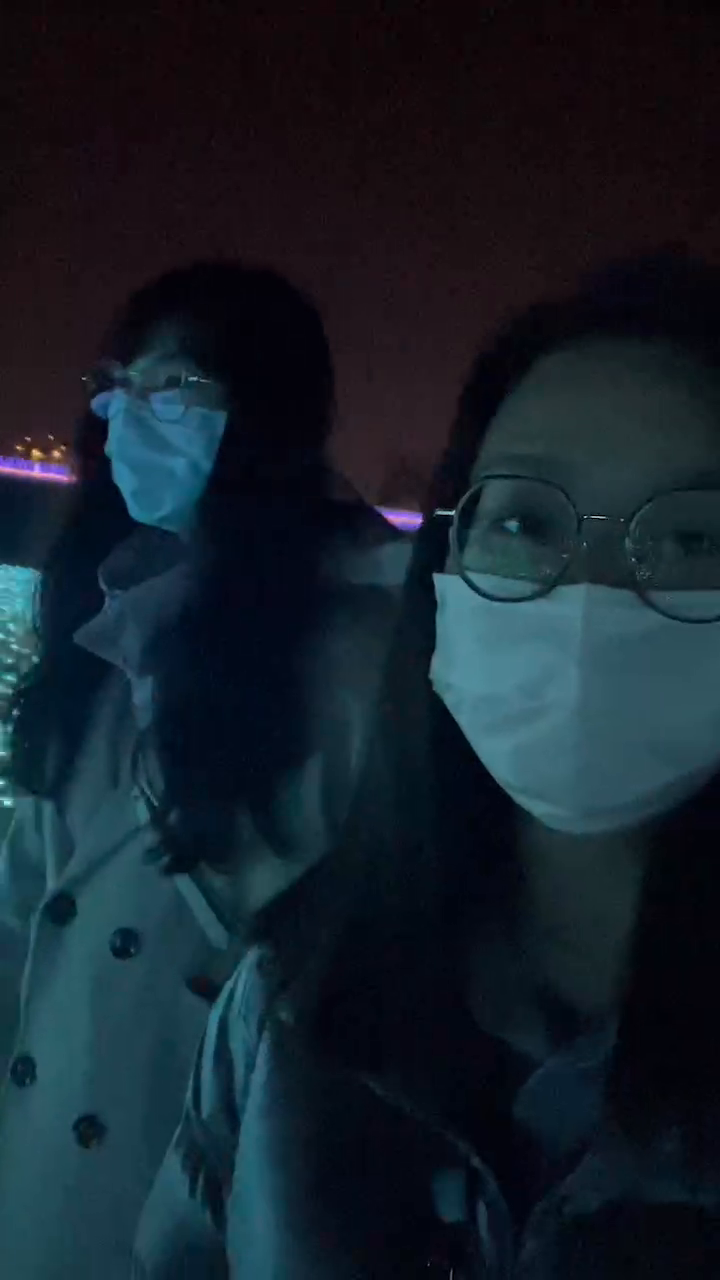
#> input picture frame 37 of Test.mp4, 720 x 1280 px, given in place of the camera
$ python Camera_main.py
#> lines starting #> are read from the running program, lines starting #| are printed output that depends on the picture; after the words box and inside, x2 and y2 are one past the last pixel; in counts of white or black regions, pixels touching at a corner belong together
import cv2
import numpy as np
import datetime

# 開啟網路攝影機
cap = cv2.VideoCapture(1)

# 編碼方式：XVID
fourcc = cv2.VideoWriter_fourcc(*'XVID')
w = int(cap.get(cv2.CAP_PROP_FRAME_WIDTH))
h = int(cap.get(cv2.CAP_PROP_FRAME_HEIGHT))
# 輸出影像 = （格式, 來源, FPS, 影像長寬）
out = cv2.VideoWriter('output.mp4', fourcc, 20.0, (w,h))

# [11 lines of commented-out code are left out]
ret, frame = cap.read()
#> frame is the input picture: shape (1280, 720, 3); mean B, G, R 42.2, 32.6, 21.1
avg = cv2.blur(frame, (4, 4))
avg_float = np.float32(avg)

while(cap.isOpened()):
  # 讀取一幅影格
  ret, frame = cap.read()
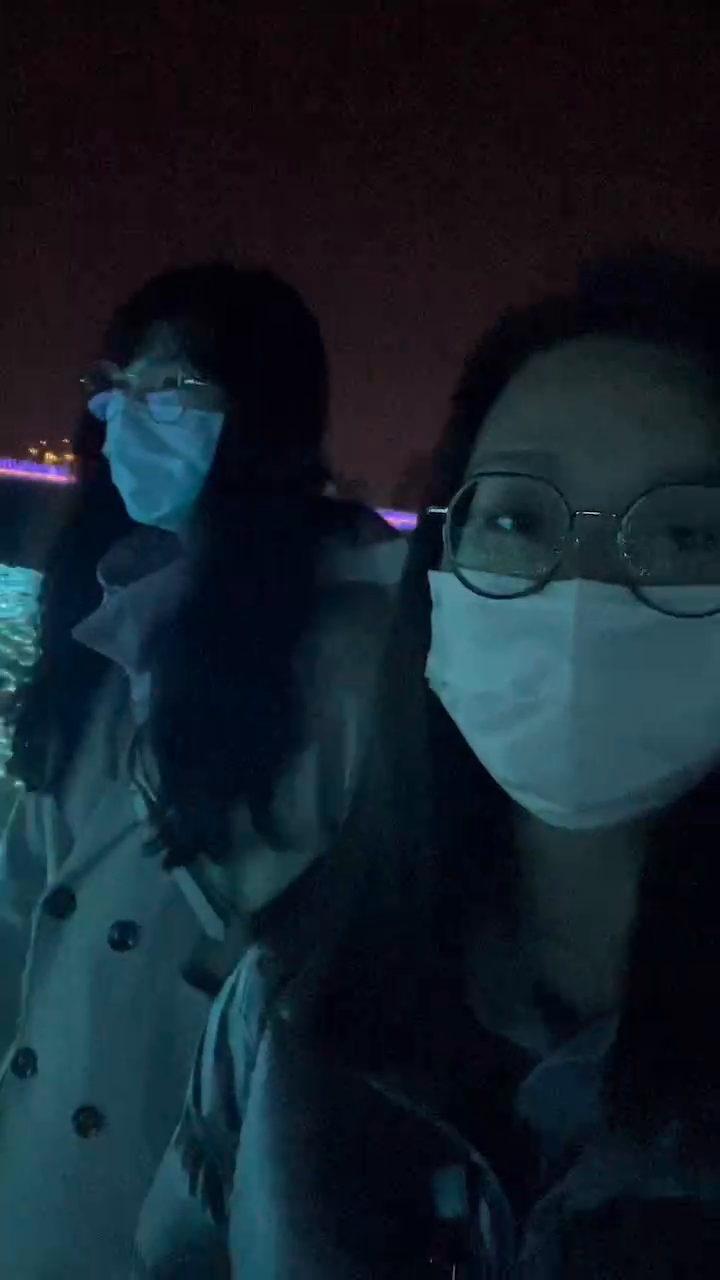
#> input picture frame 38 of Test.mp4, 720 x 1280 px, given in place of the camera
#> frame is the input picture: shape (1280, 720, 3); mean B, G, R 41.7, 32.3, 20.5

  # 若讀取至影片結尾，則跳出
  if ret == False:
    break

  # 顯示當前時間，視窗解析度
  font = cv2.FONT_HERSHEY_SIMPLEX
  text = 'Width ' + str(cap.get(3)) + '  ' +'Height ' + str(cap.get(4))
  date = str(datetime.datetime.now())
  frame = cv2.putText(frame, text, (10, 50), font, 1,
                      (0, 255, 255), 2, cv2.LINE_AA)
  frame = cv2.putText(frame, date, (10, 100), font, 1,
                      (0, 255, 255), 2, cv2.LINE_AA)

  # 模糊處理
  blur = cv2.blur(frame, (4, 4))

  # 計算目前影格與平均影像的差異值
  different = cv2.absdiff(avg, blur)
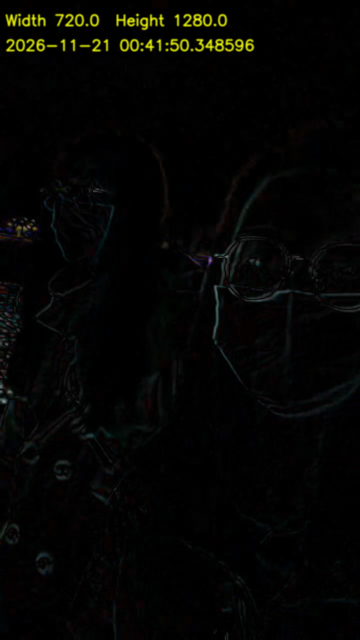
#> different: shape (1280, 720, 3) (shown at 1/2 size); mean B, G, R 2.9, 4.6, 4.5

  # 將圖片轉為灰階
  gray = cv2.cvtColor(different, cv2.COLOR_BGR2GRAY)

  # 篩選出變動程度大於門檻值的區域
  # 影像二值化（灰階影像, 像素灰階門檻值, 像素灰階最大值, 二值化類型）
  # 即傳入灰階影像的灰階值 > 門檻值：設為灰階最大值，否則設為0
  ret, thresh = cv2.threshold(gray, 25, 255, cv2.THRESH_BINARY)
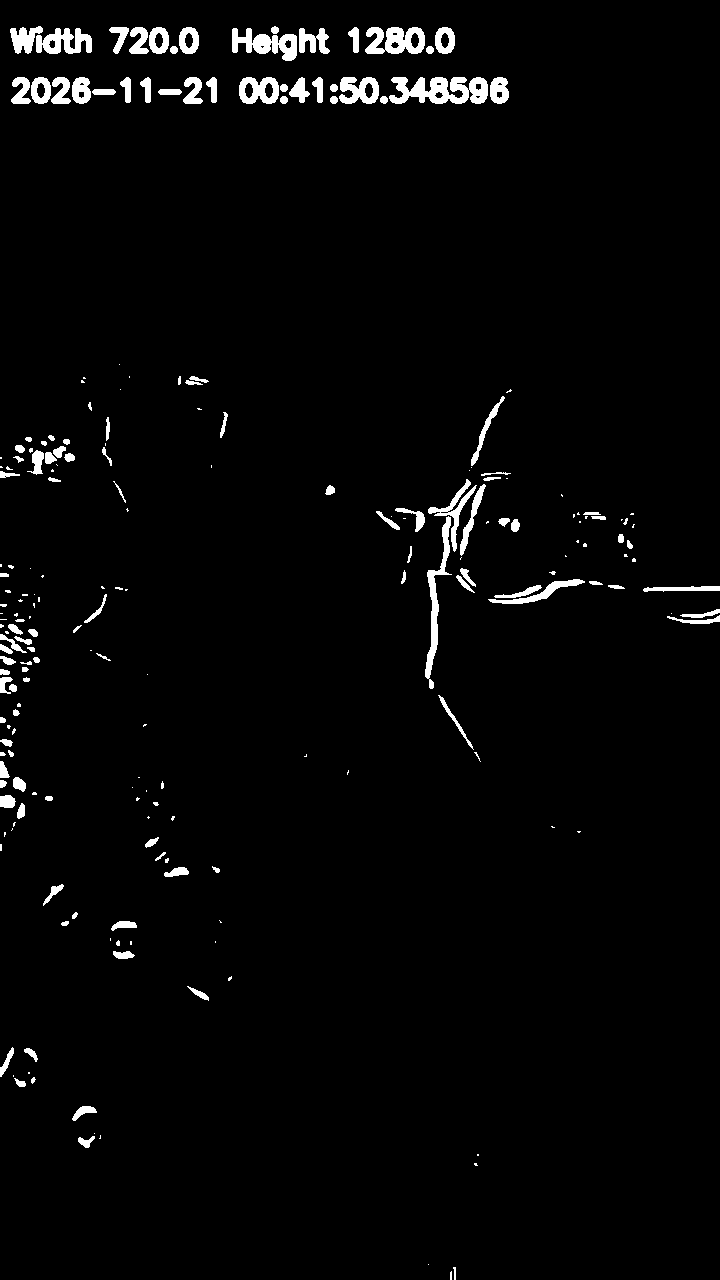
#> thresh: shape (1280, 720); 2.6% white; 227 white regions (98 under 20 px), largest, box (x1, y1, x2, y2) and area: (389, 77, 488, 104) 1793, (425, 516, 452, 689) 1132, (365, 27, 425, 54) 1130

  # 使用型態轉換函數去除雜訊
  kernel = np.ones((5, 5), np.uint8)
  # 開運算
  thresh = cv2.morphologyEx(thresh, cv2.MORPH_OPEN, kernel, iterations=2)
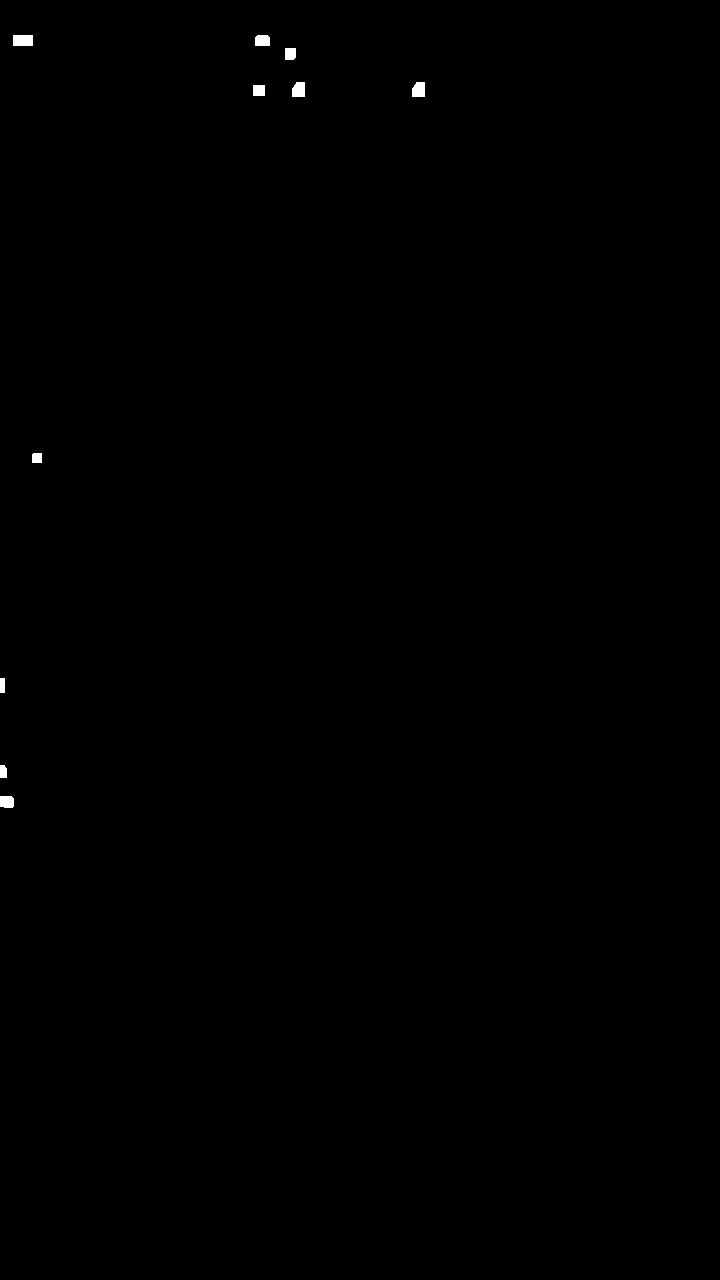
#> thresh: shape (1280, 720); 0.15% white; 10 white regions, largest, box (x1, y1, x2, y2) and area: (13, 35, 33, 46) 220, (292, 82, 305, 97) 179, (412, 82, 425, 97) 179
  # 閉運算
  thresh = cv2.morphologyEx(thresh, cv2.MORPH_CLOSE, kernel, iterations=2)
#> thresh: shape (1280, 720); 0.15% white; 10 white regions

  # 產生等高線
  # 尋找輪廓（二值化圖像, 輪廓檢索方式：外部輪廓, 輪廓近似方法：壓縮水平、垂直、對角線段、垂直、對角線段，留下四端點）
  # 回傳值 cnts = 輪廓, _ = 階層（暫時不需）
  cnts, _= cv2.findContours(thresh.copy(), cv2.RETR_EXTERNAL, cv2.CHAIN_APPROX_SIMPLE)
#> cnts = 10 contours; largest, box (x1, y1, x2, y2) and area: (13, 35, 33, 46) 190, (412, 82, 425, 97) 154, (292, 82, 305, 97) 154, (0, 796, 14, 808) 140, (255, 35, 270, 46) 136

  for c in cnts:
    if cv2.contourArea(c) > 250000 and cv2.contourArea(c) < 1000000:

      # 偵測到物體
      # 計算等高線的外框範圍
      (x, y, w, h) = cv2.boundingRect(c)
      cv2.rectangle(frame, (x, y), (x + w, y + h), (0, 255, 0), 2)
      print(cv2.contourArea(c))
#> this loop made 10 passes
#> c on passes 3, 5, 10: [[0, 678], [0, 692], [4, 692], [4, 678]], [[253, 85], [253, 95], [264, 95], [264, 85]], [[13, 35], [13, 45], [32, 45], [32, 35]]

  # 畫出等高線（測試）
  # 畫出輪廓（要畫的圖片, 先前找出的輪廓 cnts, -1 = 所有找到的輪廓點, 顏色, 線條粗度）
  # cv2.drawContours(frame, cnts, -1, (0, 255, 255), 2)


  out.write(frame)
  # 顯示偵測結果影像
  cv2.imshow('frame', frame)
  # 'Q'鍵中斷程式
  if cv2.waitKey(1) & 0xFF == ord('q'):
#> (key q is pressed here)
      break

  # 更新平均影像
  cv2.accumulateWeighted(blur, avg_float, 0.01)
  avg = cv2.convertScaleAbs(avg_float)

cap.release()
out.release()
cv2.destroyAllWindows()

$ run again, starting later in the video
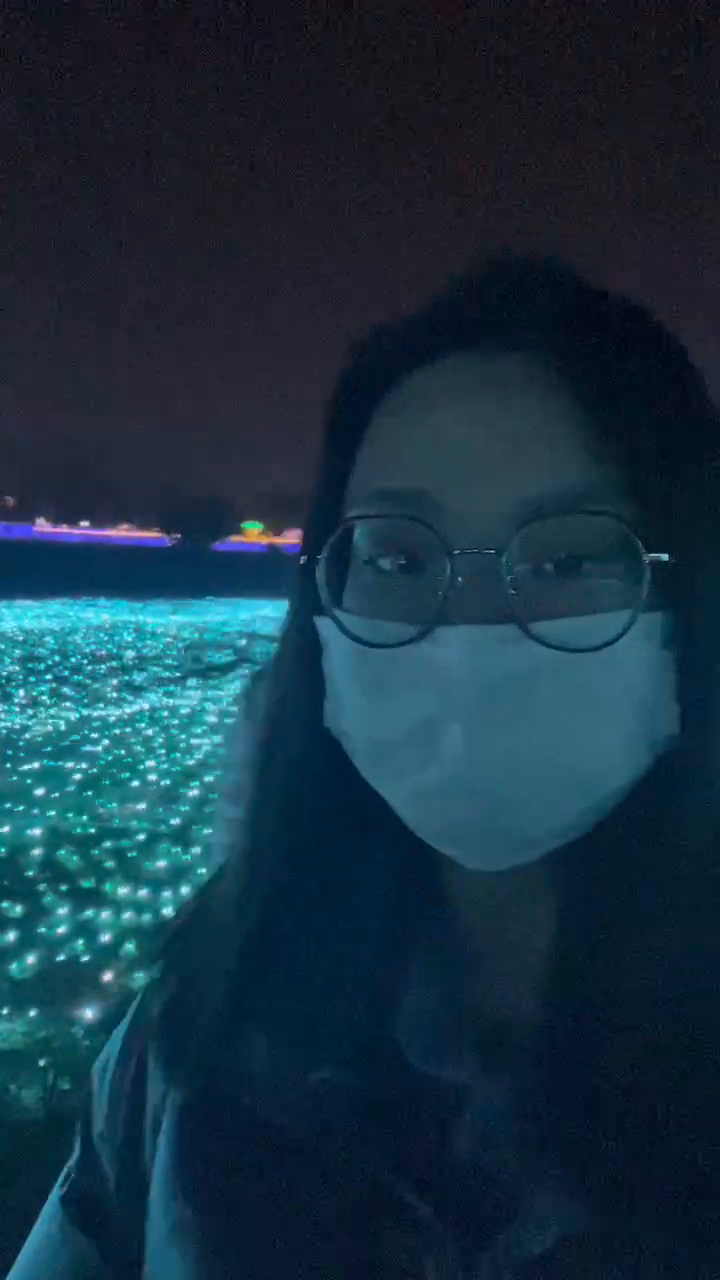
#> input picture frame 168 of Test.mp4, 720 x 1280 px, given in place of the camera
#> frame is the input picture: shape (1280, 720, 3); mean B, G, R 65.5, 49.5, 23
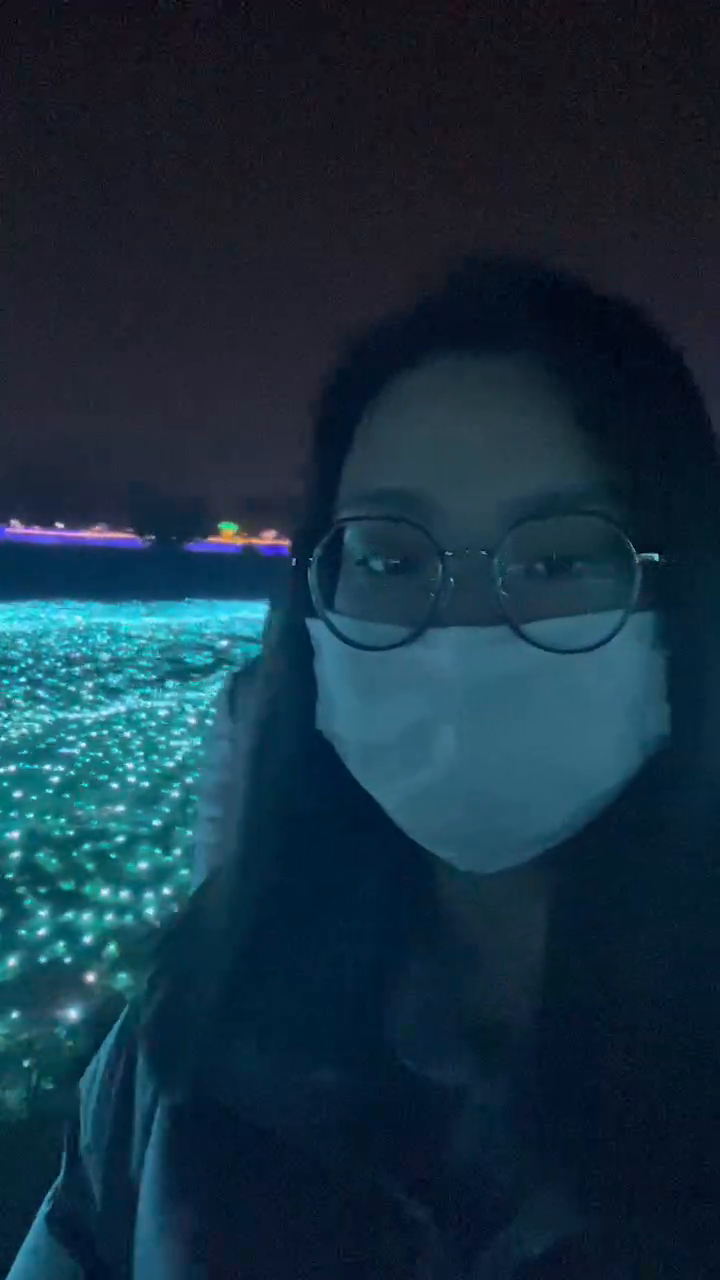
#> input picture frame 169 of Test.mp4, 720 x 1280 px, given in place of the camera
#> frame is the input picture: shape (1280, 720, 3); mean B, G, R 64.3, 48, 22.6
#> `thresh = cv2.morphologyEx(thresh, cv2.MORPH_CLOSE, kernel, iterations=2)`:
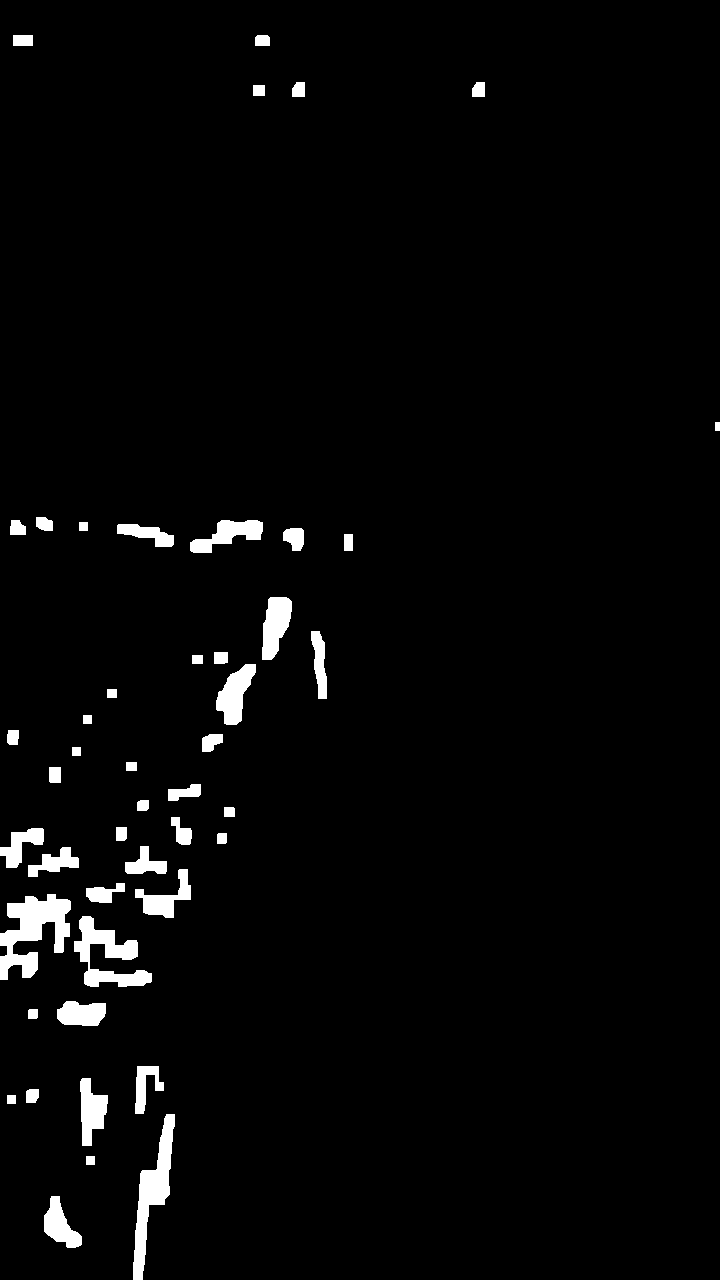
#> thresh: shape (1280, 720); 2.8% white; 47 white regions
#> cnts = 47 contours; largest, box (x1, y1, x2, y2) and area: (0, 894, 71, 980) 2953, (133, 1114, 175, 1280) 2358, (74, 916, 152, 987) 2130, (216, 664, 256, 725) 1263, (262, 597, 292, 660) 1224
#> the loop `for c in cnts:` made 47 passes
#> c on passes 2, 4, 24, 25, 28, 29, 31, 35: [[86, 1156], [86, 1164], [94, 1164], [94, 1156]], [[7, 1095], [7, 1103], [15, 1103], [15, 1095]], [[126, 762], [126, 770], [136, 770], [136, 762]], [[72, 747], [72, 755], [80, 755], [80, 747]], [[83, 715], [83, 723], [91, 723], [91, 715]], [[107, 689], [107, 697], [116, 697], [116, 689]], [[192, 655], [192, 663], [202, 663], [202, 655]], [[344, 534], [344, 550], [352, 550], [352, 534]]
